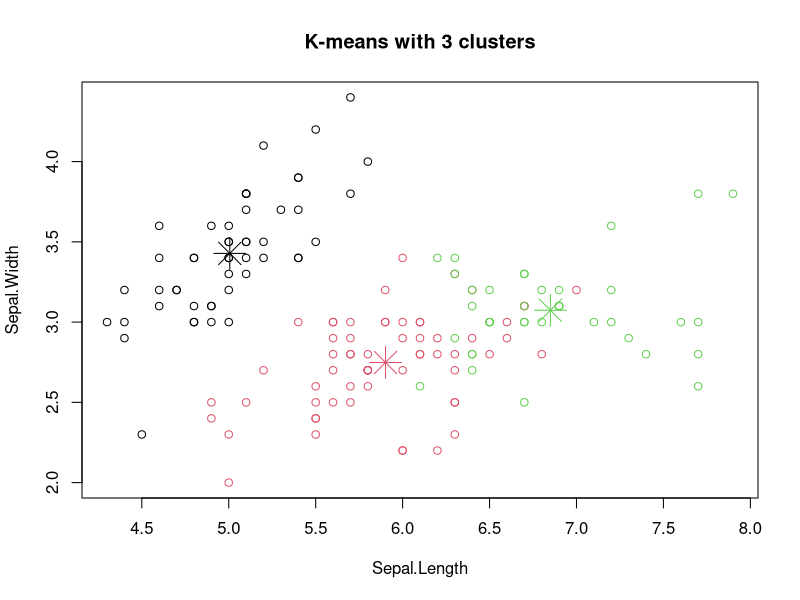
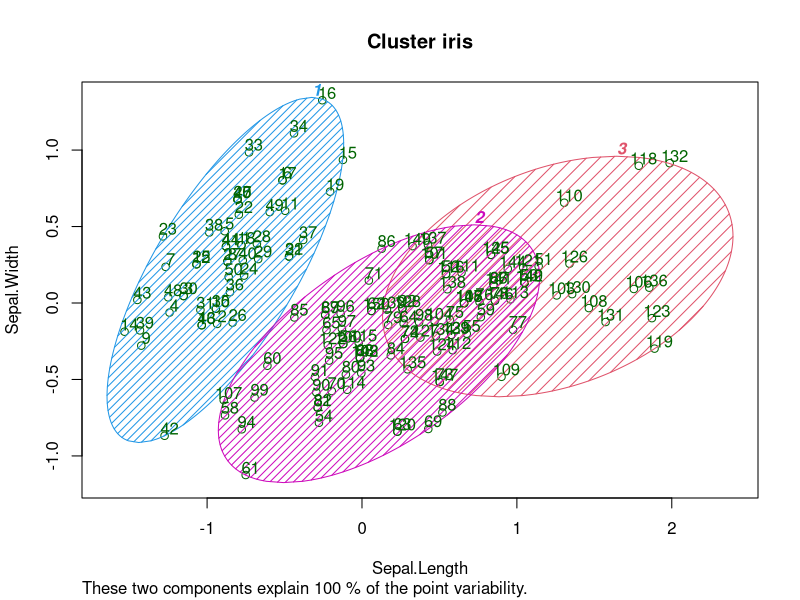

Source code (R) for these figures, in order:
# Installing Packages
install.packages("arules")
install.packages("cluster")

# Loading package
#library(ClusterR)
library(cluster)
#??ClusterR
# Removing initial label of
# Species from original dataset
iris_1 <- iris[, -5]

# Fitting K-Means clustering Model
# to training dataset
set.seed(240) # Setting seed
kmeans.re <- kmeans(iris_1, centers = 3, nstart= 20)
#nstart means initial random number of centroids
#centers means no of clusters
kmeans.re

# Cluster identification for
# each observation
kmeans.re$cluster
kmeans.re$centers
# Confusion Matrix
cm <- table(iris$Species, kmeans.re$cluster)
cm

# Model Evaluation and visualization
#plot(iris_1[c("Sepal.Length", "Sepal.Width")])
#plot(iris_1[c("Sepal.Length", "Sepal.Width")],col = kmeans.re$cluster)
plot(iris_1[c("Sepal.Length", "Sepal.Width")],
     col = kmeans.re$cluster,
     main = "K-means with 3 clusters")

## Plotiing cluster centers
kmeans.re$centers
kmeans.re$centers[, c("Sepal.Length", "Sepal.Width")]

# cex is font size, pch is symbol
points(kmeans.re$centers[, c("Sepal.Length", "Sepal.Width")],
       col = 1:3, pch = 8, cex = 3)

## Visualizing clusters
y_kmeans <- kmeans.re$cluster
clusplot(iris_1[, c("Sepal.Length", "Sepal.Width")],
         y_kmeans,
         lines = 0,
         shade = TRUE,
         color = TRUE,
         labels = 2,
         plotchar = FALSE,
         span = TRUE,
         main = paste("Cluster iris"),
         xlab = 'Sepal.Length',
         ylab = 'Sepal.Width')
#lines =0 no distance lines between the elipses will be there
#shade = TRUE means elipses are shaded in relation to their intensity
#color = TRUE means eplises colored wrt density
#labels = 2 all points and ellipses are labelled in the plot
#plotchar= TRUE, then the plotting symbols differ for points 
#belonging to different clusters.
#span = TRUE each cluster is represented by the ellipse with smallest
#area containing all its points.

